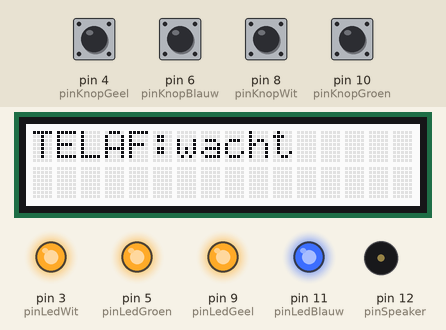
Simulated run of this sketch. Board: Arduino Uno, built with avr-gcc and run on an emulated ATmega328P. Parts: 16×2 character LCD, output pins drawn as LEDs (lit = HIGH), buzzer (waves = sounding). The test bench sets the inputs (shaded band); at power-on: pin 4 (pinKnopGeel), pin 6 (pinKnopBlauw), pin 8 (pinKnopWit), pin 10 (pinKnopGroen) HIGH. What the sketch prints to the serial monitor is not drawn.

Above: at 1.2 s.
1.3 s: pin 4 (pinKnopGeel) pulled LOW for 1 s
At 2.8 s:
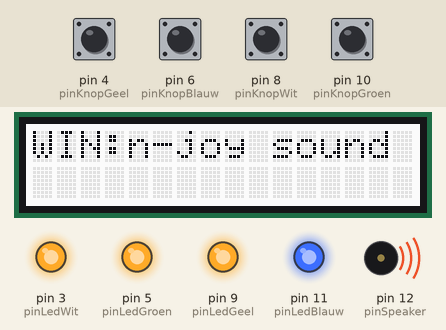
5.3 s: pin 6 (pinKnopBlauw) pulled LOW for 0.15 s
At 5.7 s:
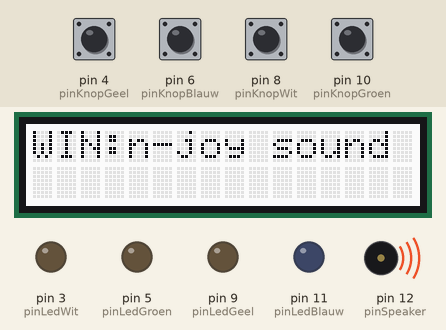
7.8 s: pin 6 (pinKnopBlauw) pulled LOW for 1 s
At 11.6 s:
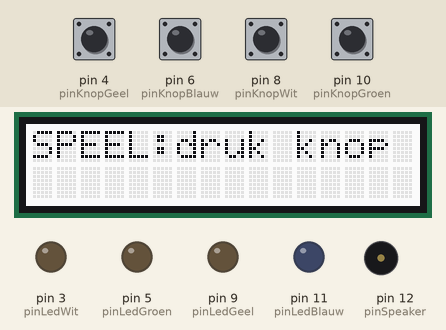
11.8 s: pin 4 (pinKnopGeel) pulled LOW for 0.15 s
At 13.9 s:
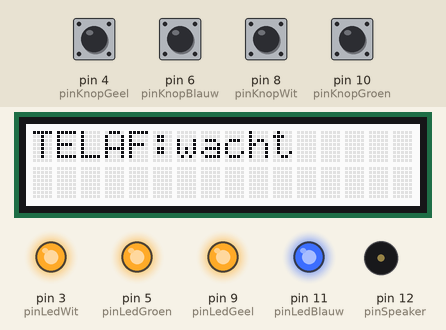
Timing chart, 0 to 15.9 s (numbered marks = the images above; inputs shaded):
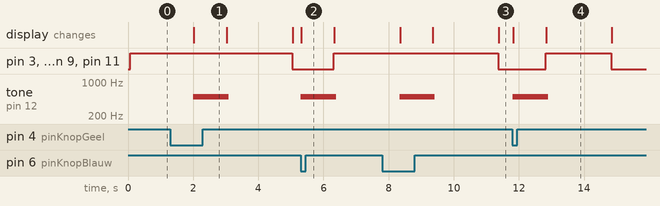

The sketch:

arcadebox.ino
```cpp
/*****************************************
   Arcadebox startcode
   met toestandsdiagrammen
   Emmauscollege
   v20261016CAM
 *****************************************/

/*****************************************
   libraries die je gebruikt

   LCD met 2 regels van 16 karakters
   (de RGB backlit kan niet van kleur worden veranderd)
   https://www.arduino.cc/reference/en/libraries/grove-lcd-rgb-backlight/

 *****************************************/
#include <Wire.h>
#include "src/Grove_LCD_RGB_Backlight/rgb_lcd.h"

/*****************************************
   variabelen
 *****************************************/
// gebruikte pinnen
const int pinLedBlauw   = 11;
const int pinLedGroen   = 5;
const int pinLedGeel    = 9;
const int pinLedWit     = 3;
const int pinKnopBlauw  = 6;
const int pinKnopGroen  = 10;
const int pinKnopGeel   = 4;
const int pinKnopWit    = 8;
const int pinSpeaker    = 12;

// object voor LCD-scherm
rgb_lcd lcd; // maak variabele lcd van het type rgb_lcd om het display te gebruiken

// variabelen om waarden van sensoren en actuatoren te onthouden
int waardeKnopBlauw = HIGH;
int waardeKnopGroen = HIGH;
int waardeKnopGeel  = HIGH;
int waardeKnopWit   = HIGH;
long int startTijd  = millis();

// variabelen voor de toestanden
const int TELAF = 1; // tel af tot spel start
const int SPEEL = 2; // speel het spel
const int WIN   = 3; // laat zien wie de winnaar is
int toestand = TELAF;
unsigned long toestandStartTijd = 0;

/*****************************************
   functies
 *****************************************/

/*****************************************
   setup() en loop()
 *****************************************/

void setup() {
  // enable console en stuur opstartbericht
  Serial.begin(9600);
  Serial.println("Arcade start");

  // zet pinmode voor leds
  pinMode(pinLedBlauw, OUTPUT);
  pinMode(pinLedGroen, OUTPUT);
  pinMode(pinLedGeel, OUTPUT);
  pinMode(pinLedWit, OUTPUT);

  // zet pinmode voor knoppen
  // de knoppen werken met een ingebouwde pullup weerstand in de arduino
  // de knop ingedrukt geeft HIGH, de knop los geeft LOW
  pinMode(pinKnopBlauw, INPUT_PULLUP);
  pinMode(pinKnopGroen, INPUT_PULLUP);
  pinMode(pinKnopGeel, INPUT_PULLUP);
  pinMode(pinKnopWit, INPUT_PULLUP);

  // zet pinmode voor speaker
  pinMode(pinSpeaker, OUTPUT);

  // init display
  lcd.begin(16,2);

}

void loop() {
  // STAP 1: lees sensorwaarden
  waardeKnopBlauw = digitalRead(pinKnopBlauw);
  waardeKnopGroen = digitalRead(pinKnopGroen);
  waardeKnopGeel = digitalRead(pinKnopGeel);
  waardeKnopWit = digitalRead(pinKnopWit);

  // STAP 2: bepaal of de toestand moet veranderen
  if (toestand == TELAF) {
    if (millis() - startTijd > 2000) {           // 2 seconden voorbij
      startTijd = millis();
      toestand = SPEEL;
      Serial.println("Nieuwe toestand: SPEEL");
    }
  }
  if (toestand == SPEEL) {
    if (waardeKnopBlauw == LOW ||
        waardeKnopGroen == LOW ||
        waardeKnopGeel  == LOW ||
        waardeKnopWit   == LOW   ) {             // een knop ingedrukt
      startTijd = millis();
      toestand = WIN;
      Serial.println("Nieuwe toestand: WIN");
    }
  }
  if (toestand == WIN) {
    if (millis() - startTijd > 1000) {           // 0,5 seconde voorbij
      startTijd = millis();
      toestand = TELAF;
      Serial.println("Nieuwe toestand: TELAF");
    }
  }

  // STAP 3: zet actuatoren
  if (toestand == TELAF) {
    digitalWrite(pinLedBlauw, HIGH);
    digitalWrite(pinLedGroen, HIGH);
    digitalWrite(pinLedGeel , HIGH);
    digitalWrite(pinLedWit  , HIGH);
    lcd.setCursor(0, 0);
    lcd.print("TELAF:wacht    ");
  }
  if (toestand == SPEEL) {
    digitalWrite(pinLedBlauw, LOW);
    digitalWrite(pinLedGroen, LOW);
    digitalWrite(pinLedGeel , LOW);
    digitalWrite(pinLedWit  , LOW);
    lcd.setCursor(0, 0);
    lcd.print("SPEEL:druk knop");
  }
  if (toestand == WIN) {
    tone(pinSpeaker, 500, 100);                  // speaker piept 100ms op 500hz, maar programma gaat door terwijl speaker piept
    lcd.setCursor(0, 0);
    lcd.print("WIN:n-joy sound");
  }

  // kleine vertraging, 100 keer per seconde loopen is genoeg
  delay(10);
}
```

Measured:
- after the input at 1.3 s, pin 3 (pinLedWit), pin 5 (pinLedGroen), pin 9 (pinLedGeel), pin 11 (pinLedBlauw): HIGH → LOW after 3.7 s instead of 0.71 s; tone on pin 12 (pinSpeaker): silent → 500 Hz after 0.71 s, → silent 1.1 s later; the display: changes after 0.72 s (image 1)
- after the input at 5.3 s, pin 3 (pinLedWit), pin 5 (pinLedGroen), pin 9 (pinLedGeel), pin 11 (pinLedBlauw): LOW → HIGH after 1.0 s; tone on pin 12 (pinSpeaker): silent → 500 Hz at once, → silent 1.1 s later; the display: changes at once (image 2)
- after the input at 7.8 s, pin 3 (pinLedWit), pin 5 (pinLedGroen), pin 9 (pinLedGeel), pin 11 (pinLedBlauw): HIGH → LOW after 3.6 s instead of 0.54 s; tone on pin 12 (pinSpeaker): silent → 500 Hz after 0.54 s, → silent 1.1 s later; the display: first changes after 0.55 s (image 3 shows a later state)
- after the input at 11.8 s, pin 3 (pinLedWit), pin 5 (pinLedGroen), pin 9 (pinLedGeel), pin 11 (pinLedBlauw): LOW → HIGH after 1.0 s, → LOW 2.0 s later; tone on pin 12 (pinSpeaker): silent → 500 Hz at once, → silent 1.1 s later; the display: first changes at once (image 4 shows a later state)
